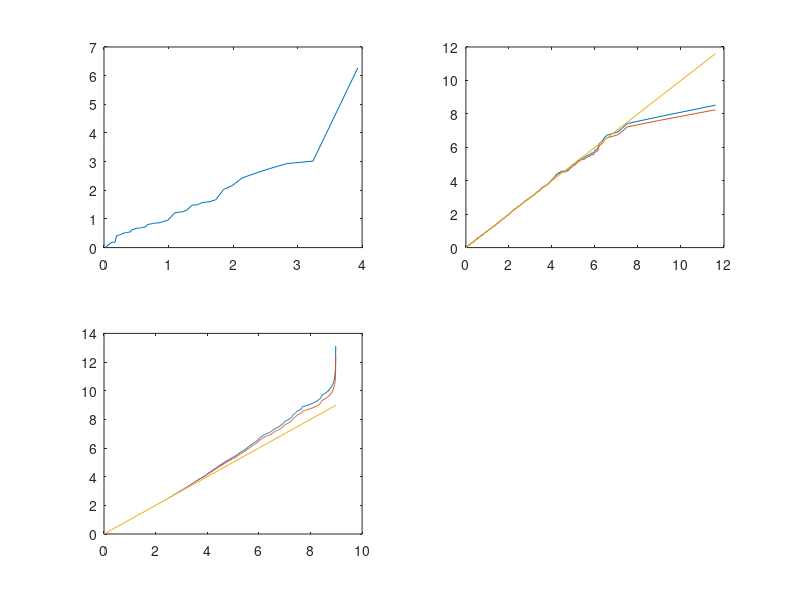

This figure's MATLAB source:
clf
 m=1e2;
 n = 1e2;
 x = randn(n,1);
 s = abs(fft(x)).^2;
 s=s(1:n/2);
 s=s/n; %/sum(s);
 p = (1:n/2)'/(n/2+1);
 subplot(2,2,1)
 plot(1/2*chi2inv(p,2),sort(s));
 x = randn(n,m);
 s = abs(fft(x)).^2;
 s=s(1:n/2,:);
% s = s./n; %sum(s);
 b = s./mean(s,2);
 b=b(:);
 n_=numel(b);
 p=(1:n_)'/(n_+1);
 subplot(2,2,2)
 plot(sort(b),[1/2*chi2inv(p,2),m*betainv(p,1,m-1)])
 hold on
 plot([0,max(b)],[0,max(b)])
if (1)
x = randn(n,m);

 s = abs(fft(x,n*m)).^2;
 s=s(1:n*m/2,:);
 s = s./sum(s);
 b = s./mean(s,2);
 b=b(:);
 n=length(b);
 p=(1:n)'/(n+1);
subplot(2,2,3)
 plot(sort(b),[1/2*chi2inv(p,2),m*betainv(p,1,m-1)])
 hold on
 plot([0,max(b)],[0,max(b)])
end
